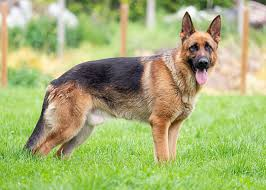
#> input picture photos/dog1.jpeg, 266 x 190 px
$ python essential_functions_in_opencv.py
#> lines starting #> are read from the running program, lines starting #| are printed output that depends on the picture; after the words box and inside, x2 and y2 are one past the last pixel; in counts of white or black regions, pixels touching at a corner belong together
#!/usr/bin/env python3

import cv2 as cv

img = cv.imread('photos/dog1.jpeg')
#> img is the input picture: shape (190, 266, 3); mean B, G, R 116.4, 177.8, 166.7
cv.imshow('original image', img)

# converting image to grayscale
gray_img = cv.cvtColor(img, cv.COLOR_BGR2GRAY)
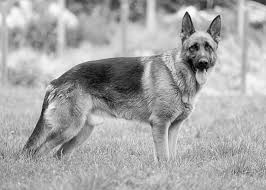
#> gray_img: shape (190, 266); min 1, max 254, mean 167.5
cv.imshow('gray image', gray_img)

# blurring an image
# to increase the blur, can increase the kernel size (7,7) but must be odd numbers
blur_image = cv.GaussianBlur(img, (7,7), cv.BORDER_DEFAULT)
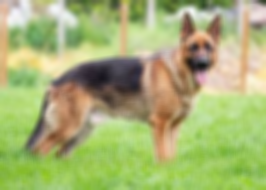
#> blur_image: shape (190, 266, 3); mean B, G, R 116.4, 177.8, 166.7
cv.imshow('blur image', blur_image)

# how to create an edge cascade
# 125 and 175 atr the threshold values
canny_image = cv.Canny(img, 125, 175)
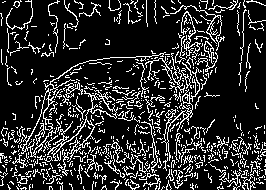
#> canny_image: shape (190, 266); 17.2% white in thin lines or dots
cv.imshow('canny image', canny_image)

# how to dilate the image, uses the canny image
# can increase the kernel or the iterations
dilated_image = cv.dilate(canny_image, (7,7), iterations=3)
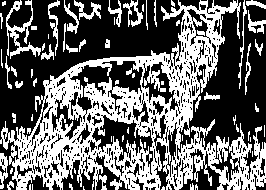
#> dilated_image: shape (190, 266); 40.7% white; 69 white regions (33 under 20 px), largest, box (x1, y1, x2, y2) and area: (0, 0, 266, 190) 17081, (6, 0, 41, 59) 581, (74, 0, 101, 20) 210
cv.imshow('dilated image', dilated_image)

# how to erode the image, uses dilated image
eroded_image = cv.erode(dilated_image,(3,3), iterations=3)
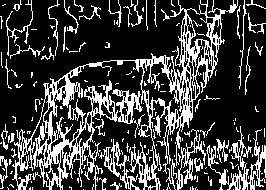
#> eroded_image: shape (190, 266); 24.7% white in thin lines or dots
cv.imshow('eroded image', eroded_image)

# how to resize image
resized_image = cv.resize(img, (500, 500))
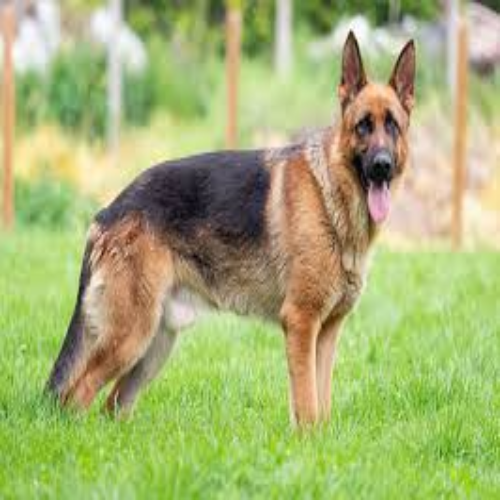
#> resized_image: shape (500, 500, 3); mean B, G, R 116.3, 177.7, 166.6
cv.imshow('resized image', resized_image)

# how to crop image
cropped_image = img[50:200, 200:400]
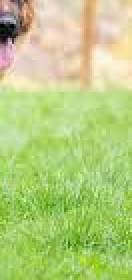
#> cropped_image: shape (140, 66, 3) (shown 2 times larger); mean B, G, R 127.3, 204.9, 182.4
cv.imshow('cropped image', cropped_image)

cv.waitKey(0)
